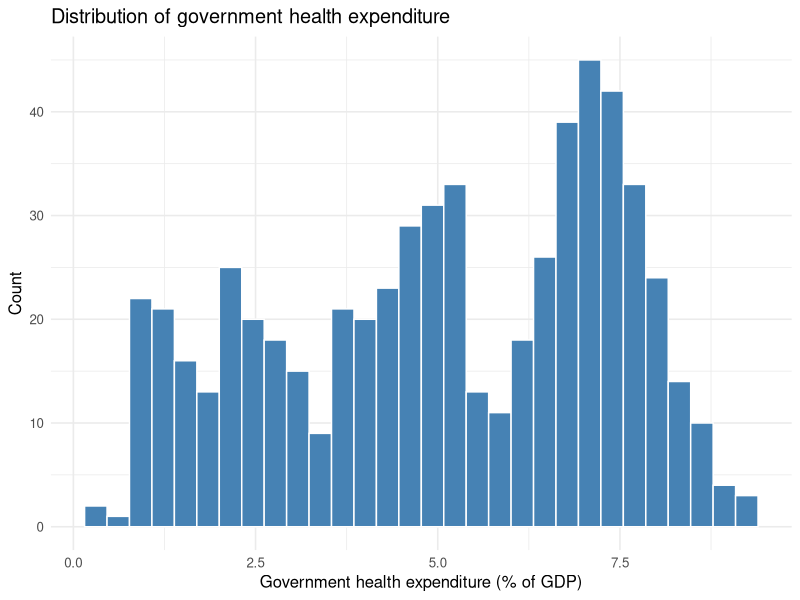
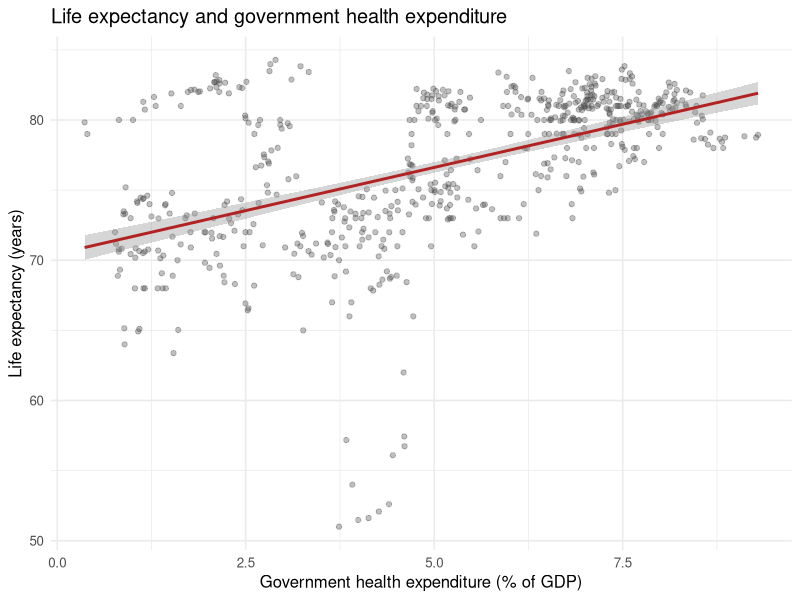
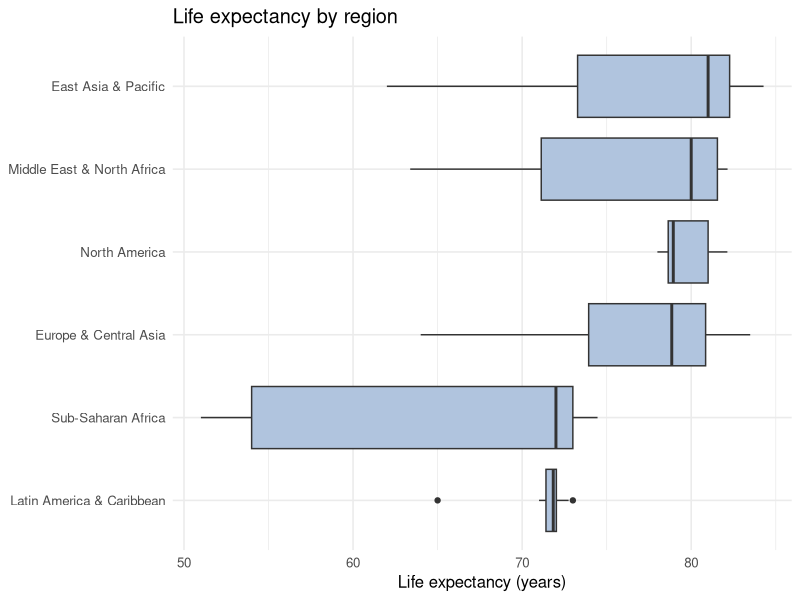
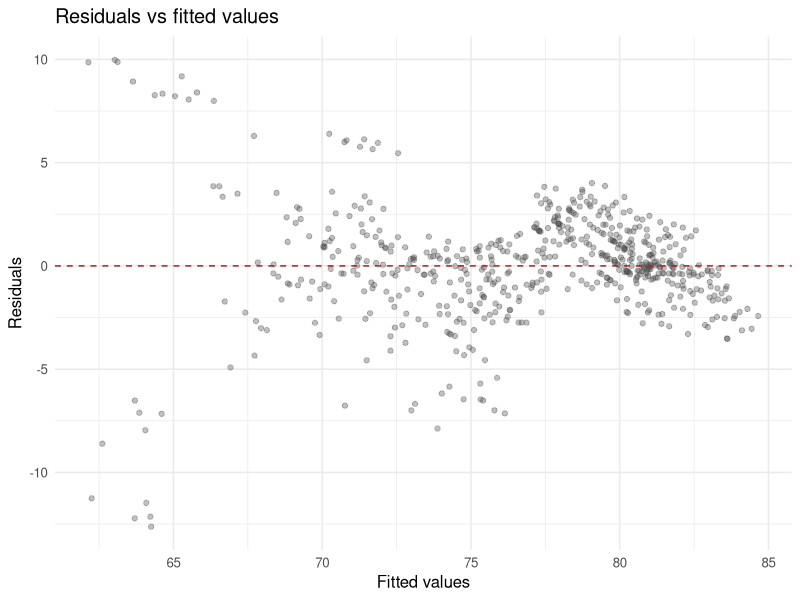

The R script that drew these images, in order:
# ============================================================
# INF2167 Final Project
# Script 06: Regression Analysis (Person 2)
#
# Input : data/analysis/final_analysis.csv
# Output: output/tables/table1_summary_stats.csv
#         output/tables/table2_regression_coefficients.csv
#         output/figures/fig1_expenditure_distribution.png
#         output/figures/fig2_scatter_fitted.png
#         output/figures/fig3_region_boxplot.png
#         output/figures/fig4_diagnostics.png
#         output/results_summary.txt
#
# Run from the repository root (open INF2167.Rproj first):
#   source("scripts/06_analysis.R")
# ============================================================

library(tidyverse)
library(here)
library(broom)

dir.create(here("output", "figures"), recursive = TRUE, showWarnings = FALSE)
dir.create(here("output", "tables"),  recursive = TRUE, showWarnings = FALSE)

theme_set(theme_minimal(base_size = 12))


# ---- 1. Load the final analysis dataset --------------------------------

analysis_data <- read_csv(
  here("data", "analysis", "final_analysis.csv"),
  show_col_types = FALSE
)

model_data <- analysis_data |>
  mutate(
    year_c = year - 2007,                                  # intercept at 2007
    region = fct_relevel(factor(region), "Europe & Central Asia")
  )

message("Observations: ", nrow(model_data),
        " | Countries: ", n_distinct(model_data$country_code))


# ---- 2. Table 1: Summary statistics ------------------------------------

table1 <- model_data |>
  select(life_expectancy, health_expenditure_gdp,
         gdp_per_capita, log_gdp_per_capita) |>
  pivot_longer(everything(), names_to = "variable", values_to = "value") |>
  group_by(variable) |>
  summarise(
    n      = n(),
    mean   = mean(value),
    sd     = sd(value),
    min    = min(value),
    median = median(value),
    max    = max(value),
    .groups = "drop"
  ) |>
  mutate(across(where(is.numeric), \(x) round(x, 2)))

write_csv(table1, here("output", "tables", "table1_summary_stats.csv"))
print(table1)


# ---- 3. Figure 1: Distribution of health expenditure -------------------

fig1 <- ggplot(model_data, aes(x = health_expenditure_gdp)) +
  geom_histogram(bins = 30, fill = "steelblue", colour = "white") +
  labs(
    title = "Distribution of government health expenditure",
    x = "Government health expenditure (% of GDP)",
    y = "Count"
  )

ggsave(here("output", "figures", "fig1_expenditure_distribution.png"),
       fig1, width = 7, height = 4.5, dpi = 300)


# ---- 4. Figure 2: Scatterplot with fitted line -------------------------

fig2 <- ggplot(model_data,
               aes(x = health_expenditure_gdp, y = life_expectancy)) +
  geom_point(alpha = 0.35, colour = "grey30") +
  geom_smooth(method = "lm", formula = y ~ x, colour = "firebrick") +
  labs(
    title = "Life expectancy and government health expenditure",
    x = "Government health expenditure (% of GDP)",
    y = "Life expectancy (years)"
  )

ggsave(here("output", "figures", "fig2_scatter_fitted.png"),
       fig2, width = 7, height = 4.5, dpi = 300)


# ---- 5. Figure 3: Regional comparison ----------------------------------

fig3 <- ggplot(model_data,
               aes(x = fct_reorder(region, life_expectancy, .fun = median),
                   y = life_expectancy)) +
  geom_boxplot(fill = "lightsteelblue") +
  coord_flip() +
  labs(
    title = "Life expectancy by region",
    x = NULL,
    y = "Life expectancy (years)"
  )

ggsave(here("output", "figures", "fig3_region_boxplot.png"),
       fig3, width = 7, height = 4.5, dpi = 300)


# ---- 6. Regression models ----------------------------------------------

# Model 1: simple linear regression
model1 <- lm(life_expectancy ~ health_expenditure_gdp, data = model_data)

# Model 2: multiple linear regression
model2 <- lm(life_expectancy ~ health_expenditure_gdp + log_gdp_per_capita +
               region + year_c, data = model_data)

summary(model1)
summary(model2)

# Which control changes the coefficient? Add each one separately.
model_year   <- lm(life_expectancy ~ health_expenditure_gdp + year_c,
                   data = model_data)
model_region <- lm(life_expectancy ~ health_expenditure_gdp + region,
                   data = model_data)
model_gdp    <- lm(life_expectancy ~ health_expenditure_gdp + log_gdp_per_capita,
                   data = model_data)

# Does adding the controls improve the model?
model_comparison <- anova(model1, model2)
print(model_comparison)


# ---- 7. Table 2: Regression coefficients -------------------------------

table2 <- bind_rows(
  tidy(model1, conf.int = TRUE) |> mutate(model = "Model 1"),
  tidy(model2, conf.int = TRUE) |> mutate(model = "Model 2")
) |>
  transmute(
    model,
    term,
    estimate  = round(estimate, 3),
    std_error = round(std.error, 3),
    statistic = round(statistic, 2),
    p_value   = signif(p.value, 3),
    conf_low  = round(conf.low, 3),
    conf_high = round(conf.high, 3)
  )

write_csv(table2, here("output", "tables", "table2_regression_coefficients.csv"))
print(table2, n = Inf)


# ---- 8. Figure 4: Model 2 diagnostics ----------------------------------

diagnostics <- augment(model2)

fig4a <- ggplot(diagnostics, aes(x = .fitted, y = .resid)) +
  geom_point(alpha = 0.35, colour = "grey30") +
  geom_hline(yintercept = 0, linetype = "dashed", colour = "firebrick") +
  labs(title = "Residuals vs fitted values",
       x = "Fitted values", y = "Residuals")

ggsave(here("output", "figures", "fig4_diagnostics.png"),
       fig4a, width = 7, height = 4.5, dpi = 300)

# Multicollinearity check: correlation between the two continuous predictors
predictor_correlation <- cor(model_data$health_expenditure_gdp,
                             model_data$log_gdp_per_capita)

# Influential observations: Cook's distance above the 4/n rule of thumb
influential <- diagnostics |>
  mutate(row_id = row_number()) |>
  filter(.cooksd > 4 / nrow(model_data)) |>
  arrange(desc(.cooksd))

influential_labelled <- model_data |>
  mutate(row_id = row_number()) |>
  select(row_id, country, year, health_expenditure_gdp, life_expectancy) |>
  inner_join(influential |> select(row_id, .cooksd), by = "row_id") |>
  arrange(desc(.cooksd))

print(head(influential_labelled, 10))

# Sensitivity: refit Model 2 without the influential observations
model2_sensitivity <- lm(
  life_expectancy ~ health_expenditure_gdp + log_gdp_per_capita +
    region + year_c,
  data = model_data |> mutate(row_id = row_number()) |>
    filter(!row_id %in% influential_labelled$row_id)
)


# ---- 9. Results summary ------------------------------------------------

sink(here("output", "results_summary.txt"))

cat("INF2167 Final Project: Regression Results\n")
cat("Observations:", nrow(model_data),
    "| Countries:", n_distinct(model_data$country_code), "\n\n")

cat("SUMMARY STATISTICS\n")
print(as.data.frame(table1))

cat("\n\nMODEL 1: life_expectancy ~ health_expenditure_gdp\n")
print(summary(model1))

cat("\n\nMODEL 2: + log_gdp_per_capita + region + year_c\n")
print(summary(model2))

cat("\n\nMODEL COMPARISON\n")
print(model_comparison)

cat("\n\nEFFECT OF EACH CONTROL ON THE HEALTH EXPENDITURE COEFFICIENT\n")
cat("  Model 1 (no controls)  :",
    round(coef(model1)[["health_expenditure_gdp"]], 4), "\n")
cat("  + year only            :",
    round(coef(model_year)[["health_expenditure_gdp"]], 4), "\n")
cat("  + region only          :",
    round(coef(model_region)[["health_expenditure_gdp"]], 4), "\n")
cat("  + log GDP only         :",
    round(coef(model_gdp)[["health_expenditure_gdp"]], 4), "\n")
cat("  Model 2 (all controls) :",
    round(coef(model2)[["health_expenditure_gdp"]], 4), "\n")

cat("\nCorrelation(health expenditure, log GDP per capita):",
    round(predictor_correlation, 3), "\n")

cat("\nInfluential observations above 4/n:", nrow(influential_labelled), "\n")
print(as.data.frame(head(influential_labelled, 5)))
cat("\nModel 2 coefficient excluding them:",
    round(coef(model2_sensitivity)[["health_expenditure_gdp"]], 4), "\n")

sink()

message("Done. See output/results_summary.txt")
